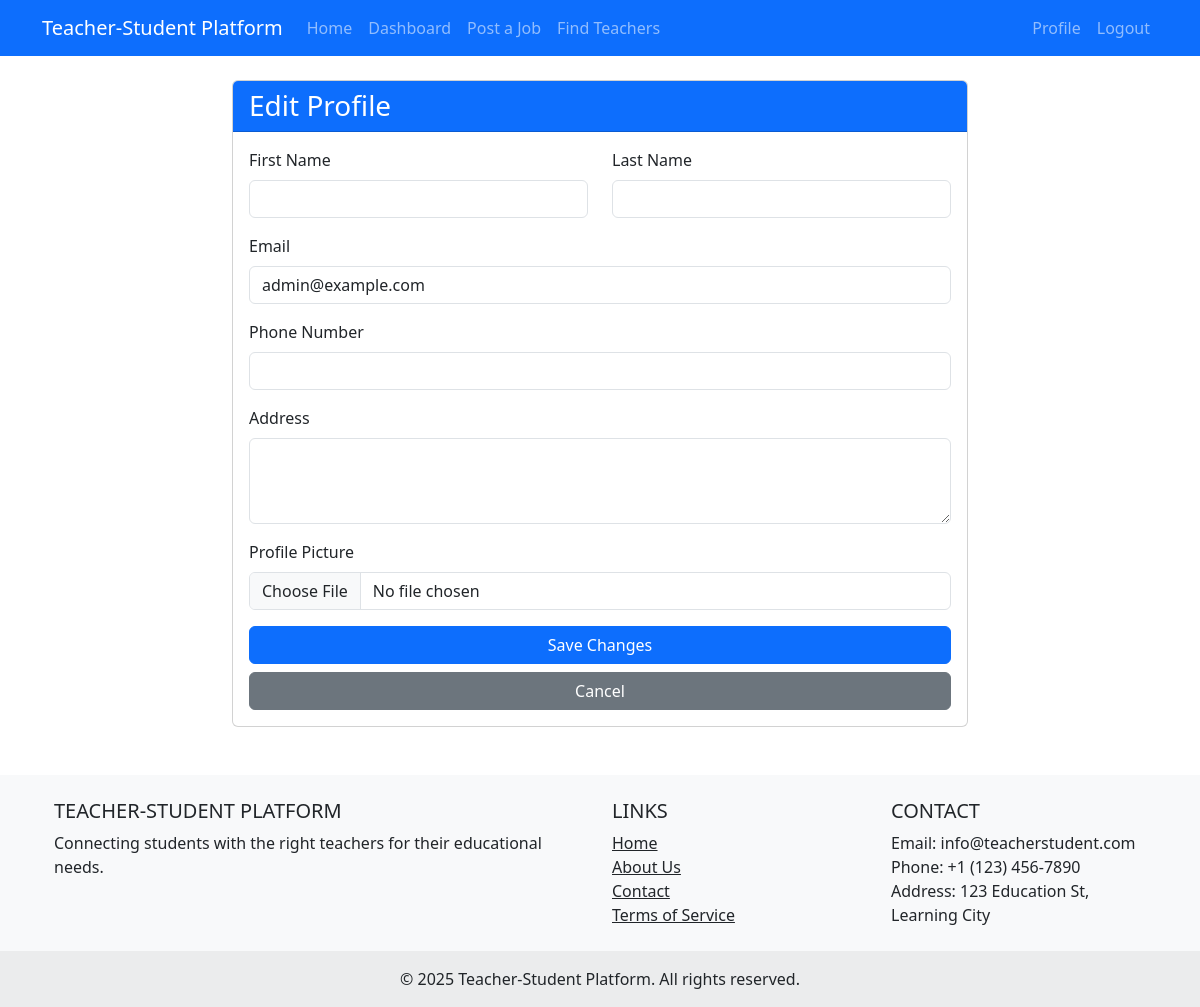
/accounts/profile/edit/ (signed in), run on an earlier commit of the app's database.
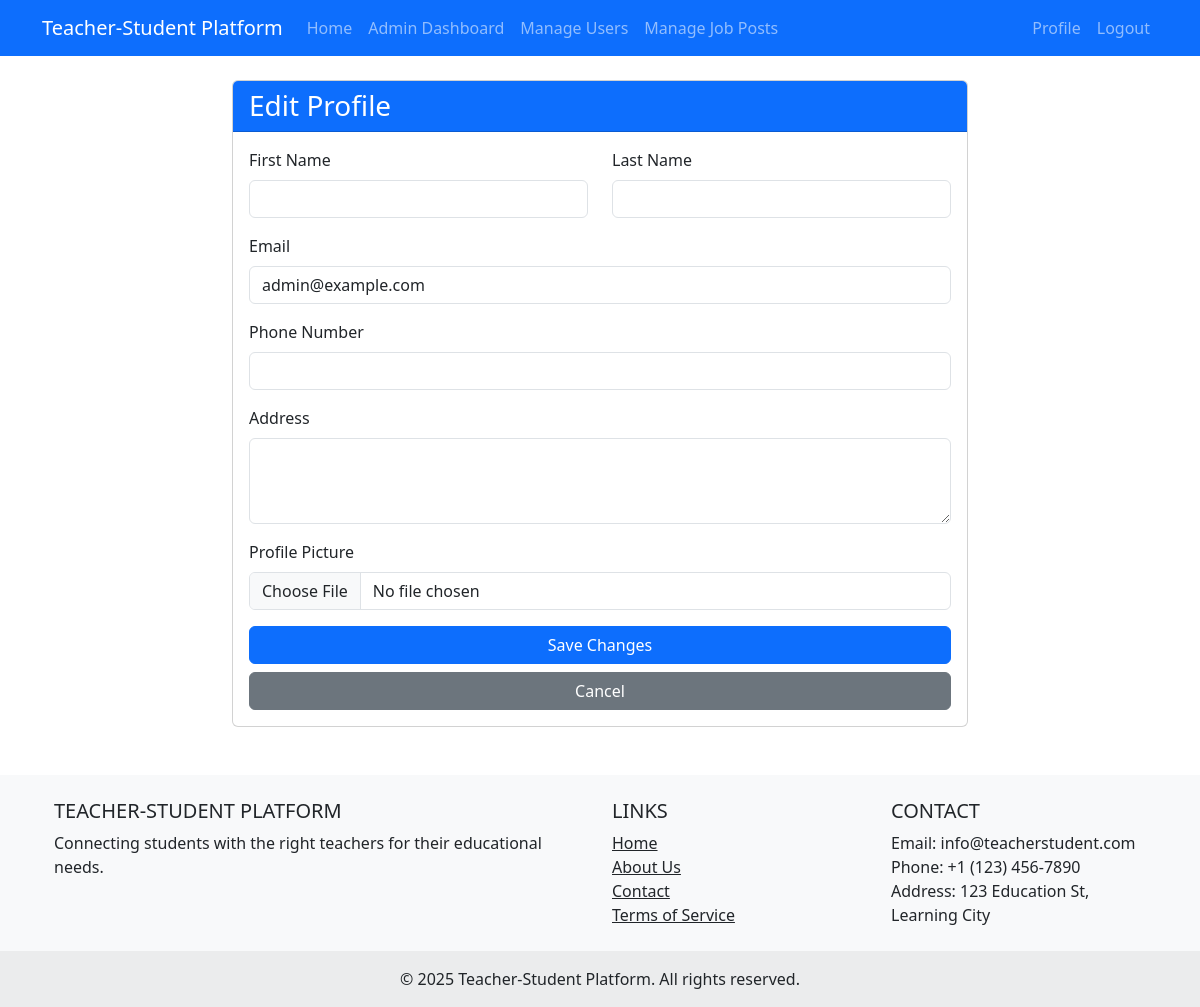
And on a later commit of the database.
### accounts/views.py (the view)
# urls.py: path('profile/edit/', views.edit_profile, name='edit_profile'),
@login_required
def edit_profile(request):
    if request.method == 'POST':
        form = UserProfileForm(request.POST, request.FILES, instance=request.user)
        if form.is_valid():
            form.save()
            messages.success(request, 'Your profile has been updated successfully.')
            return redirect('accounts:profile')
    else:
        form = UserProfileForm(instance=request.user)
    return render(request, 'accounts/edit_profile.html', {'form': form})

### accounts/forms.py
class UserProfileForm(forms.ModelForm):
    class Meta:
        model = User
        fields = ['first_name', 'last_name', 'email', 'phone_number', 'address', 'profile_picture']

### accounts/models.py (called while the page is built)
    @property
    def is_admin(self):
        return self.user_type == 'admin'

    @property
    def is_teacher(self):
        return self.user_type == 'teacher'

    @property
    def is_student(self):
        return self.user_type == 'student'

### templates/accounts/edit_profile.html (shortened to what this page needs)
{% extends 'base.html' %}
{% block content %}
<div class="row justify-content-center">
    <div class="col-md-8">
        <div class="card">
            <div class="card-header bg-primary text-white">
                <h3 class="card-title mb-0">Edit Profile</h3>
            </div>
            <div class="card-body">
                <form method="post" enctype="multipart/form-data">
                    <div class="row mb-3">
                        <div class="col-md-6">
                            <label for="{{ form.first_name.id_for_label }}" class="form-label">First Name</label>
                            <input type="text" name="{{ form.first_name.name }}" id="{{ form.first_name.id_for_label }}" class="form-control {% if form.first_name.errors %}is-invalid{% endif %}" value="{{ form.first_name.value }}">
                        </div>
                        <div class="col-md-6">
                            <label for="{{ form.last_name.id_for_label }}" class="form-label">Last Name</label>
                            <input type="text" name="{{ form.last_name.name }}" id="{{ form.last_name.id_for_label }}" class="form-control {% if form.last_name.errors %}is-invalid{% endif %}" value="{{ form.last_name.value }}">
                        </div>
                    </div>
                    <div class="mb-3">
                        <label for="{{ form.email.id_for_label }}" class="form-label">Email</label>
                        <input type="email" name="{{ form.email.name }}" id="{{ form.email.id_for_label }}" class="form-control {% if form.email.errors %}is-invalid{% endif %}" value="{{ form.email.value }}">
                    </div>
                    <div class="mb-3">
                        <label for="{{ form.phone_number.id_for_label }}" class="form-label">Phone Number</label>
                        <input type="text" name="{{ form.phone_number.name }}" id="{{ form.phone_number.id_for_label }}" class="form-control {% if form.phone_number.errors %}is-invalid{% endif %}" value="{{ form.phone_number.value|default:'' }}">
                    </div>
                    <div class="mb-3">
                        <label for="{{ form.address.id_for_label }}" class="form-label">Address</label>
                        <textarea name="{{ form.address.name }}" id="{{ form.address.id_for_label }}" class="form-control {% if form.address.errors %}is-invalid{% endif %}" rows="3">{{ form.address.value|default:'' }}</textarea>
                    </div>
                    <div class="mb-3">
                        <label for="{{ form.profile_picture.id_for_label }}" class="form-label">Profile Picture</label>
                        <input type="file" name="{{ form.profile_picture.name }}" id="{{ form.profile_picture.id_for_label }}" class="form-control {% if form.profile_picture.errors %}is-invalid{% endif %}">
                    </div>
                    <div class="d-grid gap-2">
                        <button type="submit" class="btn btn-primary">Save Changes</button>
                        <a href="{% url 'accounts:profile' %}" class="btn btn-secondary">Cancel</a>
                    </div>
                </form>
            </div>
        </div>
    </div>
</div>
{% endblock %}

What changed in the data, as far as the page shows it:
changed User "admin@example.com": user_type "student" → "admin" (drawn)
Also different on the page:
text no longer shown: "Dashboard Post a Job Find Teachers"
text now shown: "Admin Dashboard Manage Users Manage Job Posts"
